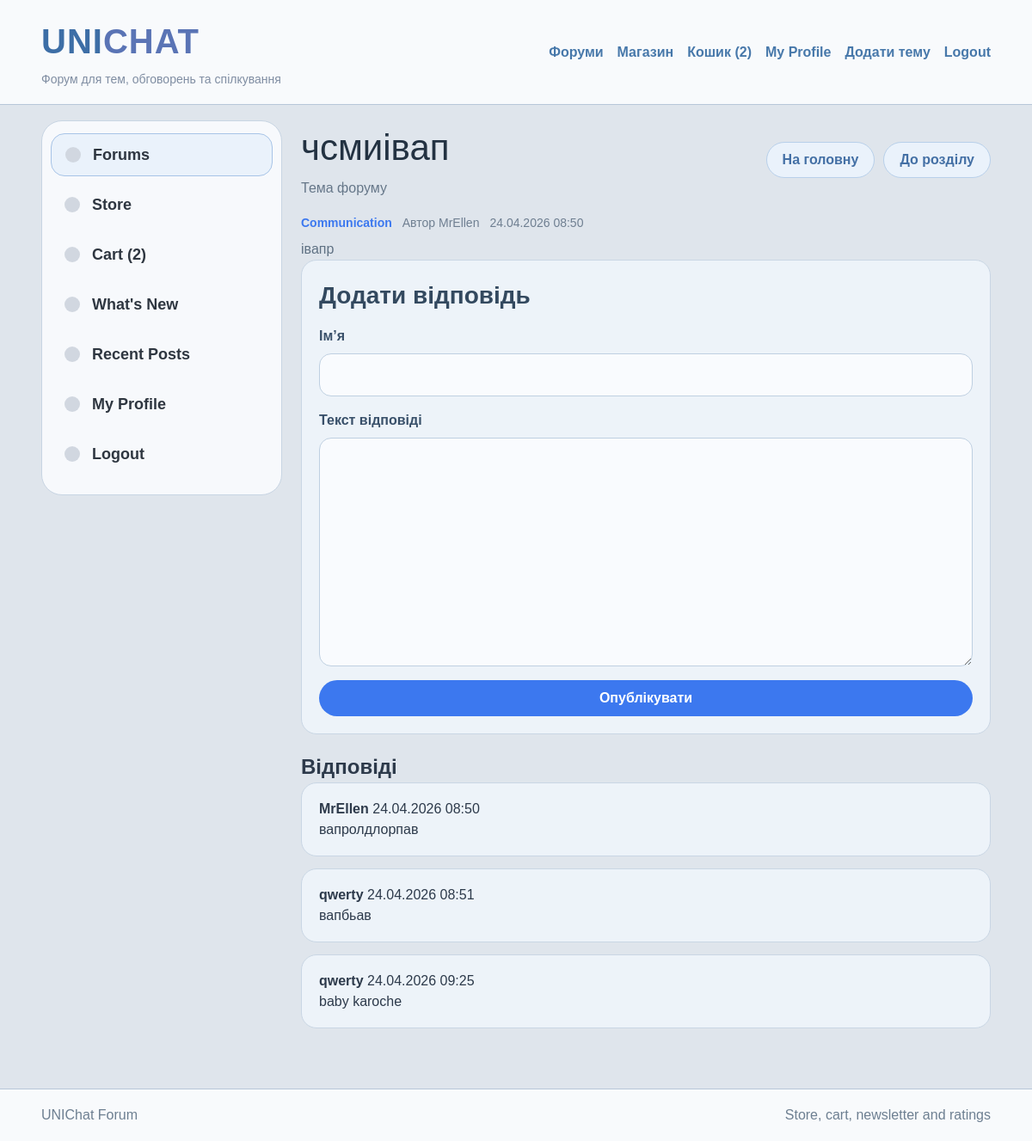
Screenshot of /post/3/ (signed in) with the database file from the repository.
### lab2/myapp/models.py (models this page shows, shortened)
class Post(models.Model):
    category = models.ForeignKey(
        Category,
        on_delete=models.CASCADE,
        related_name="posts",
        verbose_name="Категорія"
    )
    author_name = models.CharField(max_length=100, default="Користувач", verbose_name="Автор")
    title = models.CharField(max_length=200, verbose_name="Назва")
    content = models.TextField(verbose_name="Текст теми")
    created_at = models.DateTimeField(auto_now_add=True, verbose_name="Створено")
    updated_at = models.DateTimeField(auto_now=True, verbose_name="Оновлено")
    class Meta:
        verbose_name = "Тема"
        verbose_name_plural = "Теми"

class Category(models.Model):
    name = models.CharField(max_length=100, verbose_name="Назва")
    description = models.TextField(blank=True, default="", verbose_name="Опис")
    created_at = models.DateTimeField(auto_now_add=True, verbose_name="Створено")
    updated_at = models.DateTimeField(auto_now=True, verbose_name="Оновлено")
    class Meta:
        verbose_name = "Категорія форуму"
        verbose_name_plural = "Категорії форуму"

class Comment(models.Model):
    post = models.ForeignKey(
        Post,
        on_delete=models.CASCADE,
        related_name="comments",
        verbose_name="Тема"
    )
    author_name = models.CharField(max_length=100, verbose_name="Автор")
    text = models.TextField(verbose_name="Текст відповіді")
    created_at = models.DateTimeField(auto_now_add=True, verbose_name="Створено")
    updated_at = models.DateTimeField(auto_now=True, verbose_name="Оновлено")
    class Meta:
        verbose_name = "Відповідь"
        verbose_name_plural = "Відповіді"

### lab2/myapp/views.py (the view)
# urls.py: path("post/<int:post_id>/", views.post_detail, name="post_detail"),
def post_detail(request, post_id):
    if not request.user.is_authenticated:
        return redirect("register")
    context = get_base_context(request)
    post = get_object_or_404(Post.objects.select_related("category"), id=post_id)
    comments = Comment.objects.filter(post=post).order_by("created_at")
    if request.method == "POST":
        comment_form = CommentForm(request.POST)
        if comment_form.is_valid():
            new_comment = comment_form.save(commit=False)
            new_comment.post = post
            new_comment.save()
            return redirect("post_detail", post_id=post.id)
    else:
        comment_form = CommentForm()
    context.update({
        "title": post.title,
        "post": post,
        "comments": comments,
        "comment_form": comment_form,
        "selected_category_id": post.category.id,
    })
    return render(request, "myapp/post_detail.html", context)

### lab2/myapp/forms.py
class CommentForm(forms.ModelForm):
    class Meta:
        model = Comment
        fields = ["author_name", "text"]

### lab2/myapp/views.py (called while the page is built)
def get_base_context(request):
    categories = Category.objects.annotate(posts_total=Count("posts", distinct=True)).order_by("name")
    cart_count = 0
    if request.user.is_authenticated:
        cart_count = CartItem.objects.filter(user=request.user).aggregate(total=Sum("quantity"))["total"] or 0
    return {
        "categories": categories,
        "cart_count": cart_count,
    }

### lab2/myapp/templates/myapp/post_detail.html (shortened to what this page needs)
{% extends 'myapp/base.html' %}
{% block content %}
<div class="forum-page-header">
    <div>
        <h1>{{ post.title }}</h1>
        <p class="page-description">Тема форуму</p>
    </div>
    <div class="header-actions">
        <a href="{% url 'home' %}" class="back-btn">На головну</a>
        <a href="{% url 'category_posts' post.category.id %}" class="back-btn">До розділу</a>
    </div>
</div>
<article class="post-detail-card">
    <div class="topic-meta-top">
        <a href="{% url 'category_posts' post.category.id %}" class="topic-category">
            {{ post.category.name }}
        </a>
        <span>Автор {{ post.author_name }}</span>
        <span>{{ post.created_at|date:"d.m.Y H:i" }}</span>
    </div>
    <div class="post-detail-text">
        <p>{{ post.content }}</p>
    </div>
</article>
<section class="reply-box">
    <h2>Додати відповідь</h2>
    <form method="post" class="forum-form">
        <div class="form-group">
            <label for="{{ comment_form.author_name.id_for_label }}">Ім’я</label>
            {{ comment_form.author_name }}
        </div>
        <div class="form-group">
            <label for="{{ comment_form.text.id_for_label }}">Текст відповіді</label>
            {{ comment_form.text }}
        </div>
        <button type="submit" class="add-topic-btn">Опублікувати</button>
    </form>
</section>
<section class="comments-block">
    <h2>Відповіді</h2>
    {% for comment in comments %}
        <div class="comment-item">
            <div class="comment-head">
                <strong>{{ comment.author_name }}</strong>
                <span>{{ comment.created_at|date:"d.m.Y H:i" }}</span>
            </div>
            <p>{{ comment.text }}</p>
        </div>
    {% empty %}
        <div class="empty-box">
            Поки що відповідей немає.
        </div>
    {% endfor %}
</section>
{% endblock %}

### lab2/myapp/static/myapp/css/style.css (style rules this page uses)
* { margin: 0; padding: 0; box-sizing: border-box; }
body { font-family: Arial, sans-serif; background: #dfe5ec; color: #2d3a4b; line-height: 1.5; }
a { text-decoration: none; color: inherit; }
input, select, textarea, button { font: inherit; }
.forum-page-header { display: flex; justify-content: space-between; align-items: center; gap: 16px; margin-bottom: 18px; flex-wrap: wrap; }
.forum-page-header h1 { font-size: 42px; font-weight: 500; color: #233242; }
.page-description { color: #667789; margin-top: 4px; }
.header-actions { display: flex; gap: 10px; flex-wrap: wrap; }
.add-topic-btn, .back-btn, .small-topic-btn, .open-topic-btn, .primary-button, .secondary-button { display: inline-flex; align-items: center; justify-content: center; min-height: 42px; padding: 0 18px; border-radius: 22px; border: none; cursor: pointer; font-weight: 600; transition: 0.2s; }
.add-topic-btn, .small-topic-btn, .open-topic-btn, .primary-button { background: #3c78ef; color: white; }
.back-btn, .secondary-button { background: #eaf2fb; color: #4470a5; border: 1px solid #b8d0ea; }
.forum-row, .topic-card, .post-detail-box, .reply-box, .comment-item, .empty-box, .product-card, .preview-card, .product-detail-media, .product-detail-info, .comment-box, .rating-summary-box { background: #edf3f9; border: 1px solid #c9d6e4; border-radius: 18px; }
.topic-meta-top, .thread-meta { display: flex; gap: 12px; flex-wrap: wrap; color: #6f7f91; font-size: 14px; margin-bottom: 8px; }
.topic-category, .badge { color: #3c78ef; font-weight: 700; }
.topic-body p, .product-body p, .post-detail-text p { color: #5f7183; }
.post-detail-box, .reply-box { padding: 20px; margin-bottom: 20px; }
.reply-box h2, .comments-section h2, .page-header h1 { font-size: 28px; color: #33495f; margin-bottom: 14px; }
.forum-form { display: grid; gap: 16px; }
.form-group { display: grid; gap: 8px; }
.form-group label { color: #39506a; font-weight: 600; }
.form-group input, .form-group select, .form-group textarea { width: 100%; padding: 12px 14px; border-radius: 14px; border: 1px solid #bfd0e1; background: #f9fbfe; color: #2d3a4b; }
.form-group textarea { min-height: 120px; resize: vertical; }
.comment-item, .comment-box, .rating-summary-box { padding: 18px 20px; margin-bottom: 14px; }

### rows the page displays
Post: title "чсмиівап", category.name "Communication", author_name "MrEllen", created_at "24.04.2026 08:50", content "івапр"
Comment: author_name "MrEllen", created_at "24.04.2026 08:50", text "вапролдлорпав"
Comment: author_name "qwerty", created_at "24.04.2026 08:51", text "вапбьав"
Comment: author_name "qwerty", created_at "24.04.2026 09:25", text "baby karoche"

### other values shown
{{ cart_count }} "2"
